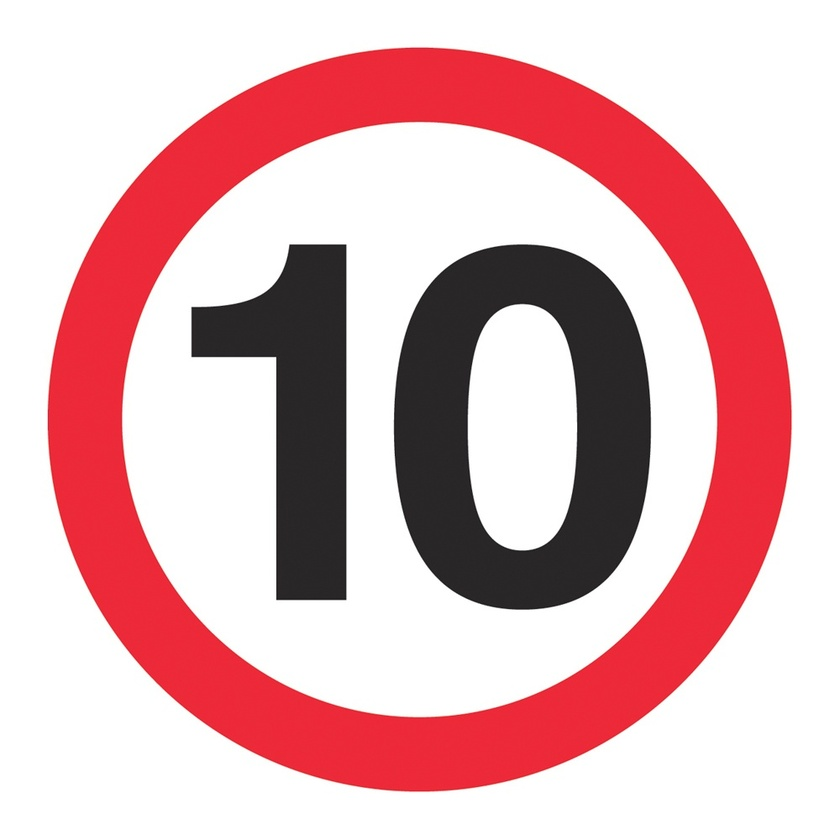
#> input picture traffic_sign_haar_cascade/images/1.jpg, 840 x 840 px, shrunk from 1000 x 1000 before the run, given in place of r2.jpg, which was not available
$ jupyter execute line_detect.ipynb
#> lines starting #> are read from the running program, lines starting #| are printed output that depends on the picture; after the words box and inside, x2 and y2 are one past the last pixel; in counts of white or black regions, pixels touching at a corner belong together; pictures that were not available may be replaced by others from this repository, and a replacement may not be noted
[cell 1]
import imutils
from skimage import exposure
import numpy as np
import argparse
import imutils
import cv2
import os
import time
import glob
import matplotlib.pyplot as plt

[cell 2]
cups = cv2.imread('r2.jpg')
#> cups is the input picture: shape (840, 840, 3); mean B, G, R 184.9, 181.3, 224.7

# preprocess by blurring and grayscale
cups_preprocessed  = cv2.cvtColor(cv2.GaussianBlur(cups, (7,7), 0), cv2.COLOR_BGR2GRAY)
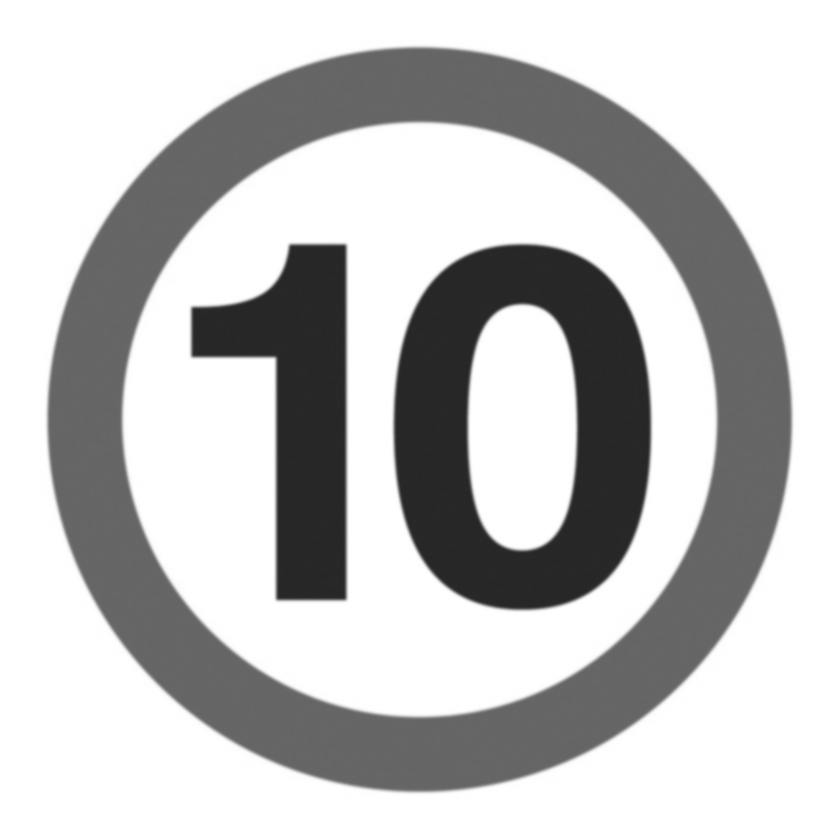
#> cups_preprocessed: shape (840, 840); min 39, max 255, mean 194.7

# find binary image with thresholding
_, cups_thresh = cv2.threshold(cups_preprocessed, 80, 255, cv2.THRESH_BINARY)
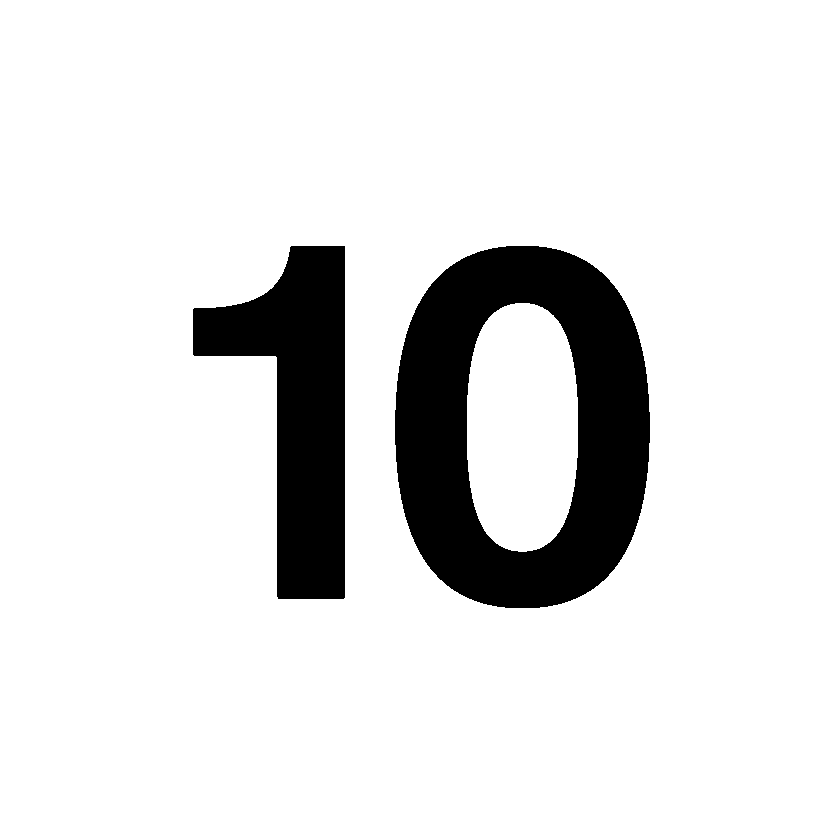
#> cups_thresh: shape (840, 840); 88.4% white; 2 black regions, box (x1, y1, x2, y2) and area: (395, 246, 650, 608) 53662, (193, 246, 345, 599) 28209
plt.imshow(cv2.cvtColor(cups_thresh, cv2.COLOR_GRAY2RGB))

[cell 3]
cups_edges = cv2.Canny(cups_preprocessed, threshold1=90, threshold2=110)
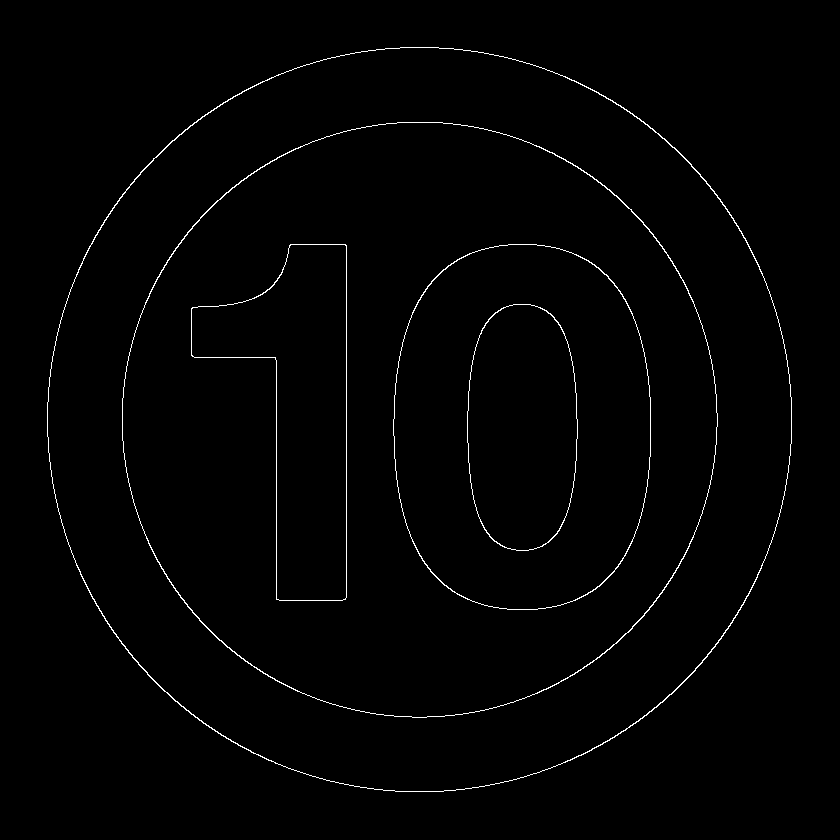
#> cups_edges: shape (840, 840); 1.1% white in thin lines or dots, all inside (x1, y1, x2, y2) = (47, 47, 792, 792)
plt.imshow(cv2.cvtColor(cups_edges, cv2.COLOR_GRAY2RGB))
cv2.imwrite('cups-edges.jpg', cups_edges)
#> Out = True

[cell 4]
cups_lines = np.copy(cups)

# find hough lines
num_pix_threshold = 110 # minimum number of pixels that must be on a line
lines = cv2.HoughLines(cups_edges, 1, np.pi/180, num_pix_threshold)
#> lines = [[346, 0], [276, 0]]

for rho, theta in lines[0]:
    # convert line equation into start and end points of line
    a = np.cos(theta)
    b = np.sin(theta)
    x0 = a * rho
    y0 = b * rho

    x1 = int(x0 + 1000*(-b))
    y1 = int(y0 + 1000*(a))

    x2 = int(x0 - 1000*(-b))
    y2 = int(y0 - 1000*(a))

    cv2.line(cups_lines, (x1,y1), (x2,y2), (0,0,255), 1)
#> this loop made 1 pass
#> (rho, theta, a, b, x0, y0, x1, y1) on pass 1: (346, 0, 1, 0, 346, 0, 346, 1000)
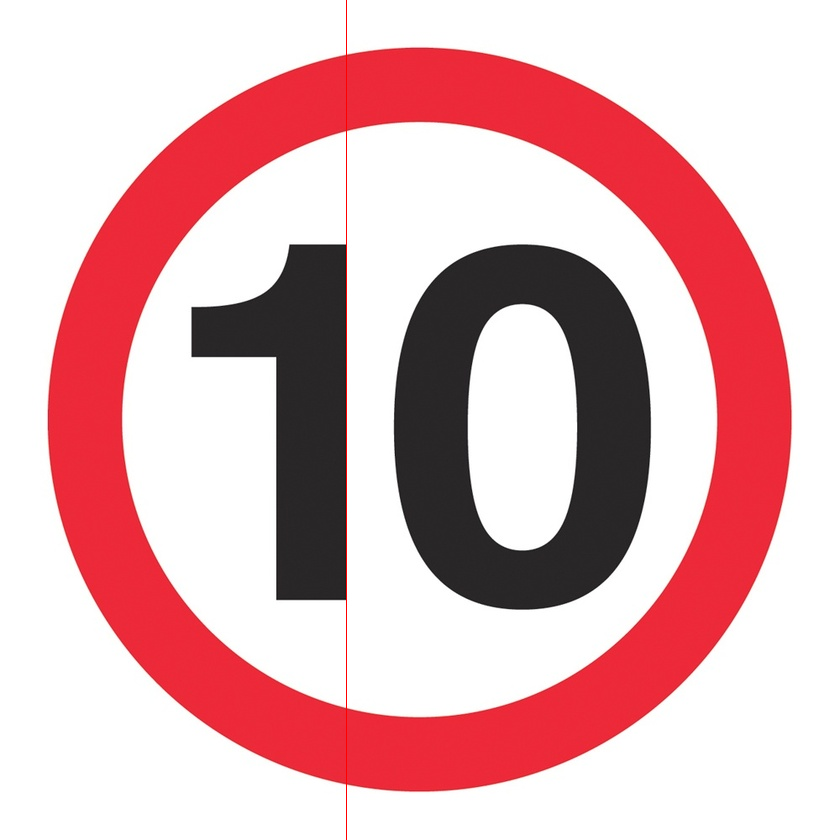
#> cups_lines: shape (840, 840, 3); 0.12% of pixels changed, all inside (x1, y1, x2, y2) = (346, 0, 347, 840)

$ run again, on traffic_sign_haar_cascade/images/3.jpg
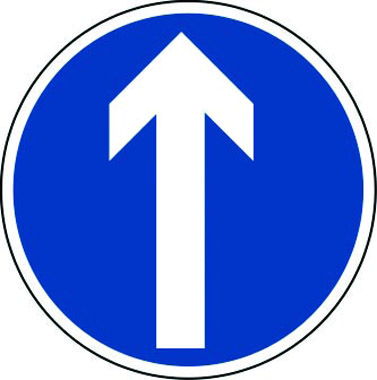
#> input picture traffic_sign_haar_cascade/images/3.jpg, 377 x 380 px, given in place of r2.jpg, which was not available
#> cups is the input picture: shape (380, 377, 3); mean B, G, R 219.8, 140.3, 112.7
#> `_, cups_thresh = cv2.threshold(cups_preprocessed, 80, 255, cv2.THRESH_..`:
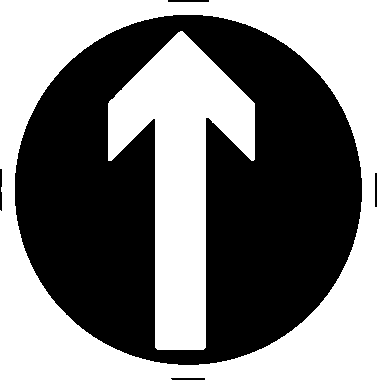
#> cups_thresh: shape (380, 377); 48.2% white; 2 white regions, box (x1, y1, x2, y2) and area: (0, 0, 377, 380) 47507, (108, 31, 255, 350) 21576
#> cups_edges: shape (380, 377); 3.5% white in thin lines or dots
#> Out = True
#> lines = [[156, 0], [204, 0]]
#> the loop `for rho, theta in lines[0]:` made 1 pass
#> (rho, theta, a, b, x0, y0, x1, y1) on pass 1: (156, 0, 1, 0, 156, 0, 156, 1000)
#> after the loop `for rho, theta in lines[0]:`:
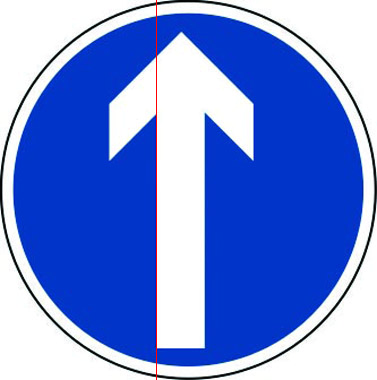
#> cups_lines: shape (380, 377, 3); 0.27% of pixels changed, all inside (x1, y1, x2, y2) = (156, 0, 157, 380)
